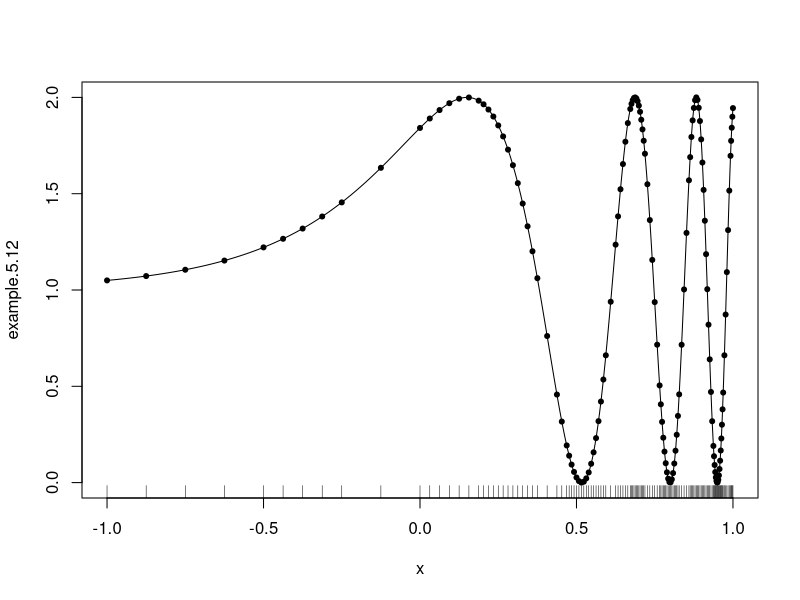
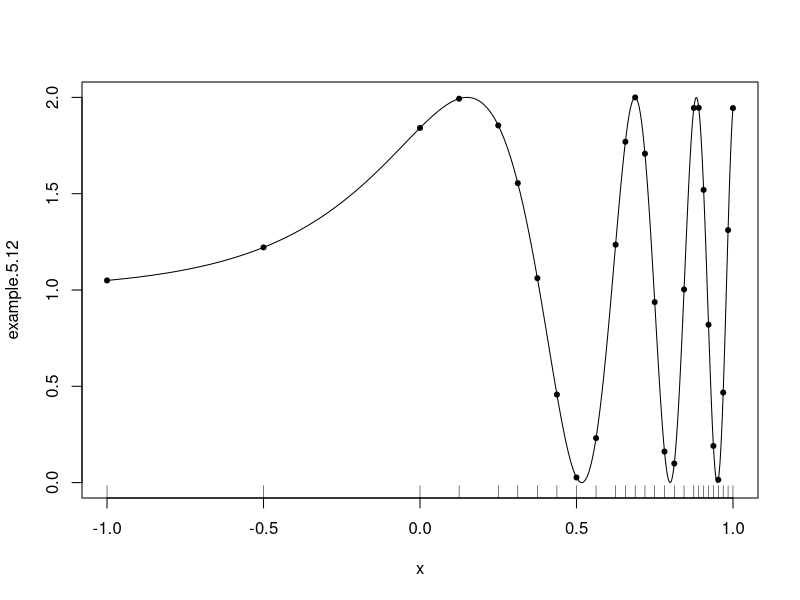

The R source for these figures, in order: (Note: this script raises an error after producing the figures.)
## ---- chunk 1
trap = function(f,a,b,...) {
  return( (f(a,...) + f(b,...))*(b-a)/2)
}
simpson = function(f,a,b,...) {
  mid = (b+a)/2
  x = c(a,mid,b)
  vals = x
  for (k in 1:3) vals[k] = f(x[k],...)
  return( (mid-a)*sum(vals*c(1,4,1))/3 )
}

adapquad = function(f, a=-1, b=1, tol=0.005, maxn=1000, integrator=trap, ...){
  sum=0; n=1;
  pointlist = c(a,b) # for keeping the history --- just for display purposes
  # the first step
  app = integrator(f,a,b,...)
  while (n>0) {
    cmid = (a[n]+b[n])/2; oldapp = app[n];
    pointlist[length(pointlist)+1] = cmid
    app[n] = integrator( f, a[n], cmid, ...);
    app[n+1] = integrator( f, cmid, b[n], ... )
    if (abs(oldapp - (app[n] + app[n+1])) < 3*tol[n] ) {
      sum = sum + app[n] + app[n+1]
      n = n-1
    } else {
      b[n+1] = b[n]; b[n] = cmid;
      a[n+1] = cmid;
      tol[n] = tol[n]/2; tol[n+1] = tol[n]
      n = n + 1
      if (n > maxn) stop("maxn exceeded.")
    }
  }
  return(list( val=sum, pts=sort(pointlist) ) )
}
## ---- chunk 2
example.5.12 = function(x){1 + sin(exp(3*x))}
## ---- chunk 3
res = adapquad( example.5.12, a=-1, b=1, integrator=trap )
plot( example.5.12, -1, 1, n=1000 )
points( res$pts, example.5.12(res$pts), pch=20)
rug( res$pts )
## ---- chunk 4
res = adapquad( example.5.12, a=-1, b=1, integrator=simpson )
plot( example.5.12, -1, 1, n=1000 )
points( res$pts, example.5.12(res$pts), pch=20)
rug( res$pts )
## ---- chunk 5
res = adapquad( example.5.12, a=-1, b=1, integrator=gaussquad )
plot( example.5.12, -1, 1, n=1000 )
points( res$pts, example.5.12(res$pts), pch=20)
rug( res$pts )
## ---- chunk 6
res = adapquad( example.5.12, a=-1, b=1, integrator=gaussquad, tol=0.000001 )
plot( example.5.12, -1, 1, n=1000 )
points( res$pts, example.5.12(res$pts), pch=20)
rug( res$pts )
